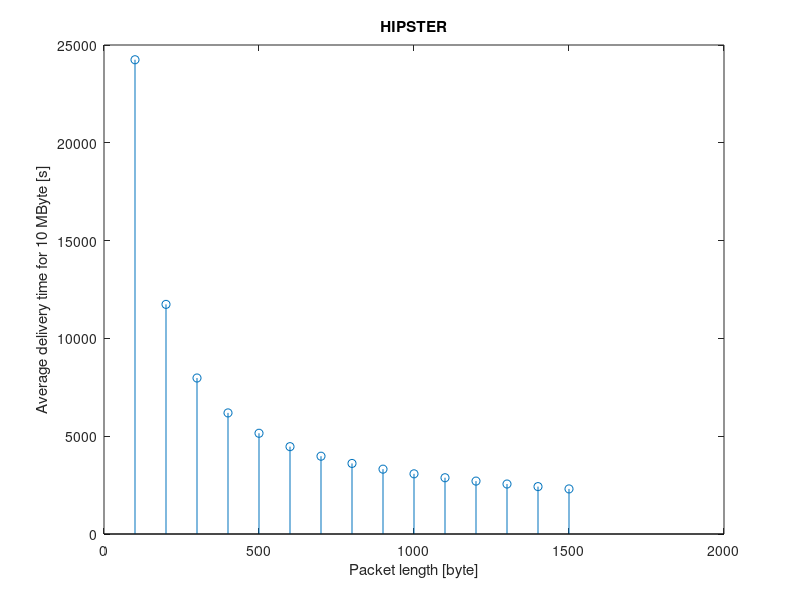
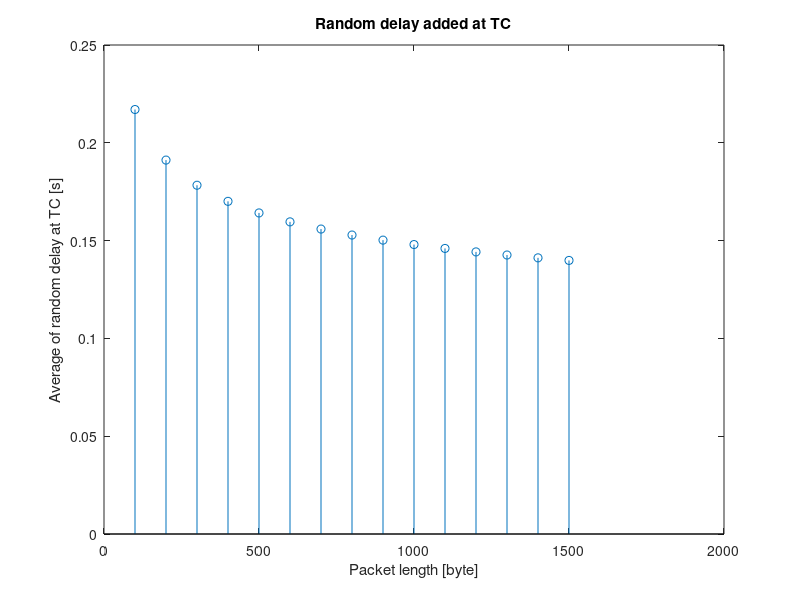
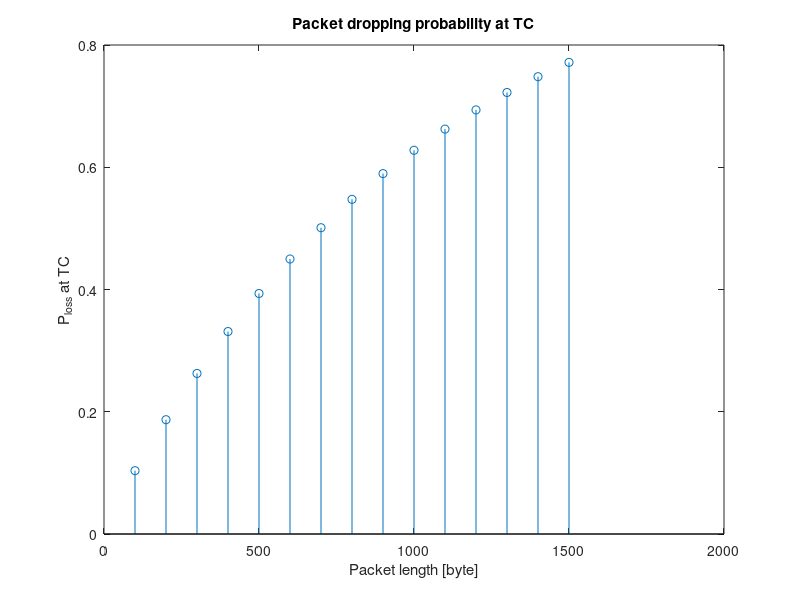
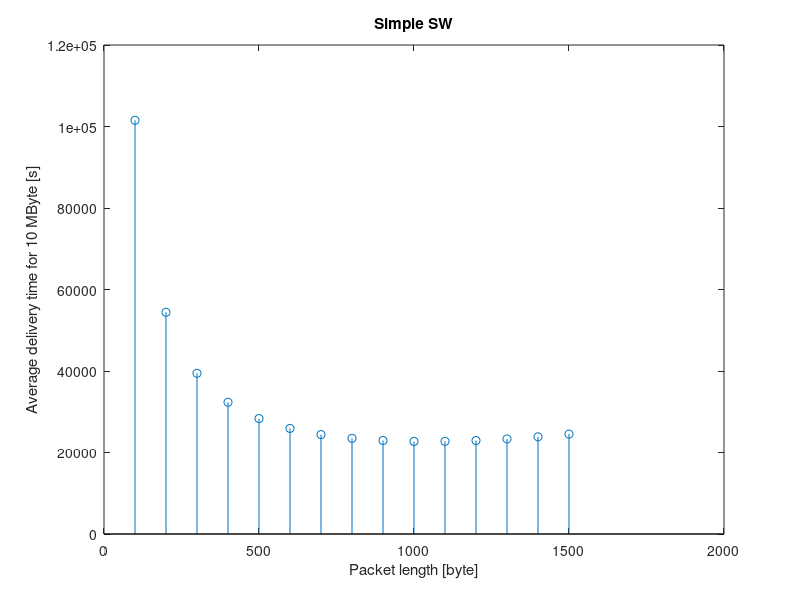

Reproduce these figures in MATLAB, in order.
clear all
close all
clc
% compute message delivery time over L for HIPSTER protocol
%note that the computed times are average time as rand_dl is the average of
%an exp distr

% Given:
tau1 = 40*10^-3; %s
tau2 = 100*10^-3; %s
R1 = 7*10^6; %bit/s
R2 = 2*10^6; %bit/s
H_HIP = 12; %byte
H = 20+8+H_HIP; %byte
M = 10*10^6; %byte

L = 100:100:1500; %byte
rand_dl = 1024./log(L + H_HIP).*10^-3; %average!! in s
P_loss = 1 - exp(-(L + H_HIP)./1024);
number_packets = M./L;


k = 2*(tau1 + tau2) + H*8*(1/R1 + 1/R2) + 1024/log(12)*10^-3; %constant in L

T_mat_HIP = k + (L + H)*8/R1 + number_packets.*(rand_dl + (L + 40)*8/R2).*(1 + P_loss + P_loss.^2);

figure
stem(L, T_mat_HIP)
xlabel('Packet length [byte]');
ylabel('Average delivery time for 10 MByte [s]');
title('HIPSTER');
figure
stem(L, rand_dl)
xlabel('Packet length [byte]');
ylabel('Average of random delay at TC [s]');
title('Random delay added at TC');
figure
stem(L, P_loss)
title('Packet dropping probability at TC');
xlabel('Packet length [byte]');
ylabel('P_{loss} at TC');


% compute message delivery time for simple stop and wait
t_onetx = (L+H).*8/R1 + tau1 + rand_dl + tau2 + (L+H).*8/R2;
t_oneack = (H)*8/R1 + tau1 + 1024/log(12)*10^-3 + tau2 + (H)*8/R2;

T_mat_SW = number_packets.*(1./(1-P_loss)).*(t_onetx+t_oneack);
figure
stem(L, T_mat_SW)
title('Simple SW');
xlabel('Packet length [byte]');
ylabel('Average delivery time for 10 MByte [s]');
